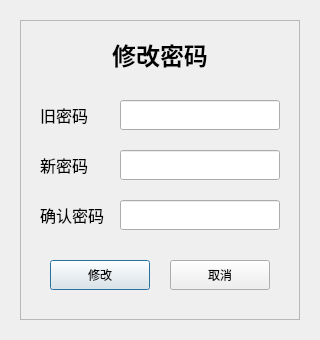
<?xml version="1.0" encoding="UTF-8"?>
<ui version="4.0">
 <class>ChangePasswordDialog</class>
 <widget class="QDialog" name="ChangePasswordDialog">
  <property name="geometry">
   <rect>
    <x>0</x>
    <y>0</y>
    <width>320</width>
    <height>340</height>
   </rect>
  </property>
  <property name="windowTitle">
   <string>修改密码</string>
  </property>
  <widget class="QFrame" name="frame">
   <property name="geometry">
    <rect>
     <x>20</x>
     <y>20</y>
     <width>280</width>
     <height>300</height>
    </rect>
   </property>
   <property name="frameShape">
    <enum>QFrame::StyledPanel</enum>
   </property>
   <property name="frameShadow">
    <enum>QFrame::Raised</enum>
   </property>
   <widget class="QPushButton" name="Modify">
    <property name="geometry">
     <rect>
      <x>30</x>
      <y>240</y>
      <width>100</width>
      <height>30</height>
     </rect>
    </property>
    <property name="font">
     <font>
      <family>宋体</family>
     </font>
    </property>
    <property name="text">
     <string>修改</string>
    </property>
    <property name="default">
     <bool>true</bool>
    </property>
   </widget>
   <widget class="QPushButton" name="Cancel">
    <property name="geometry">
     <rect>
      <x>150</x>
      <y>240</y>
      <width>100</width>
      <height>30</height>
     </rect>
    </property>
    <property name="font">
     <font>
      <family>宋体</family>
     </font>
    </property>
    <property name="text">
     <string>取消</string>
    </property>
   </widget>
   <widget class="QLabel" name="Title">
    <property name="geometry">
     <rect>
      <x>80</x>
      <y>20</y>
      <width>120</width>
      <height>30</height>
     </rect>
    </property>
    <property name="font">
     <font>
      <family>等线</family>
      <pointsize>18</pointsize>
      <weight>75</weight>
      <bold>true</bold>
     </font>
    </property>
    <property name="layoutDirection">
     <enum>Qt::LeftToRight</enum>
    </property>
    <property name="text">
     <string>修改密码</string>
    </property>
    <property name="textFormat">
     <enum>Qt::AutoText</enum>
    </property>
    <property name="alignment">
     <set>Qt::AlignCenter</set>
    </property>
   </widget>
   <widget class="QLineEdit" name="NewPasswordAgain">
    <property name="geometry">
     <rect>
      <x>100</x>
      <y>180</y>
      <width>160</width>
      <height>30</height>
     </rect>
    </property>
    <property name="font">
     <font>
      <family>宋体</family>
     </font>
    </property>
    <property name="echoMode">
     <enum>QLineEdit::Password</enum>
    </property>
   </widget>
   <widget class="QLineEdit" name="NewPassword">
    <property name="geometry">
     <rect>
      <x>100</x>
      <y>130</y>
      <width>160</width>
      <height>30</height>
     </rect>
    </property>
    <property name="font">
     <font>
      <family>宋体</family>
     </font>
    </property>
    <property name="autoFillBackground">
     <bool>false</bool>
    </property>
    <property name="echoMode">
     <enum>QLineEdit::Password</enum>
    </property>
   </widget>
   <widget class="QLineEdit" name="OldPassword">
    <property name="geometry">
     <rect>
      <x>100</x>
      <y>80</y>
      <width>160</width>
      <height>30</height>
     </rect>
    </property>
    <property name="font">
     <font>
      <family>宋体</family>
     </font>
    </property>
    <property name="autoFillBackground">
     <bool>false</bool>
    </property>
    <property name="echoMode">
     <enum>QLineEdit::Password</enum>
    </property>
   </widget>
   <widget class="QLabel" name="OldPasswordLabel">
    <property name="geometry">
     <rect>
      <x>20</x>
      <y>80</y>
      <width>70</width>
      <height>30</height>
     </rect>
    </property>
    <property name="minimumSize">
     <size>
      <width>0</width>
      <height>12</height>
     </size>
    </property>
    <property name="font">
     <font>
      <family>等线</family>
      <pointsize>12</pointsize>
     </font>
    </property>
    <property name="text">
     <string>旧密码</string>
    </property>
    <property name="buddy">
     <cstring>OldPassword</cstring>
    </property>
   </widget>
   <widget class="QLabel" name="NewPasswordLabel">
    <property name="geometry">
     <rect>
      <x>20</x>
      <y>130</y>
      <width>70</width>
      <height>30</height>
     </rect>
    </property>
    <property name="minimumSize">
     <size>
      <width>0</width>
      <height>12</height>
     </size>
    </property>
    <property name="font">
     <font>
      <family>等线</family>
      <pointsize>12</pointsize>
     </font>
    </property>
    <property name="text">
     <string>新密码</string>
    </property>
    <property name="buddy">
     <cstring>NewPassword</cstring>
    </property>
   </widget>
   <widget class="QLabel" name="NewPasswordAgainLabel">
    <property name="geometry">
     <rect>
      <x>20</x>
      <y>180</y>
      <width>70</width>
      <height>30</height>
     </rect>
    </property>
    <property name="minimumSize">
     <size>
      <width>0</width>
      <height>12</height>
     </size>
    </property>
    <property name="font">
     <font>
      <family>等线</family>
      <pointsize>12</pointsize>
     </font>
    </property>
    <property name="text">
     <string>确认密码</string>
    </property>
    <property name="buddy">
     <cstring>NewPasswordAgain</cstring>
    </property>
   </widget>
  </widget>
 </widget>
 <tabstops>
  <tabstop>OldPassword</tabstop>
  <tabstop>NewPassword</tabstop>
  <tabstop>NewPasswordAgain</tabstop>
  <tabstop>Modify</tabstop>
  <tabstop>Cancel</tabstop>
 </tabstops>
 <resources/>
 <connections>
  <connection>
   <sender>Modify</sender>
   <signal>clicked()</signal>
   <receiver>ChangePasswordDialog</receiver>
   <slot>changePassword()</slot>
   <hints>
    <hint type="sourcelabel">
     <x>127</x>
     <y>267</y>
    </hint>
    <hint type="destinationlabel">
     <x>118</x>
     <y>386</y>
    </hint>
   </hints>
  </connection>
  <connection>
   <sender>Cancel</sender>
   <signal>clicked()</signal>
   <receiver>ChangePasswordDialog</receiver>
   <slot>reject()</slot>
   <hints>
    <hint type="sourcelabel">
     <x>175</x>
     <y>268</y>
    </hint>
    <hint type="destinationlabel">
     <x>228</x>
     <y>385</y>
    </hint>
   </hints>
  </connection>
 </connections>
 <slots>
  <slot>changePassword()</slot>
 </slots>
</ui>
